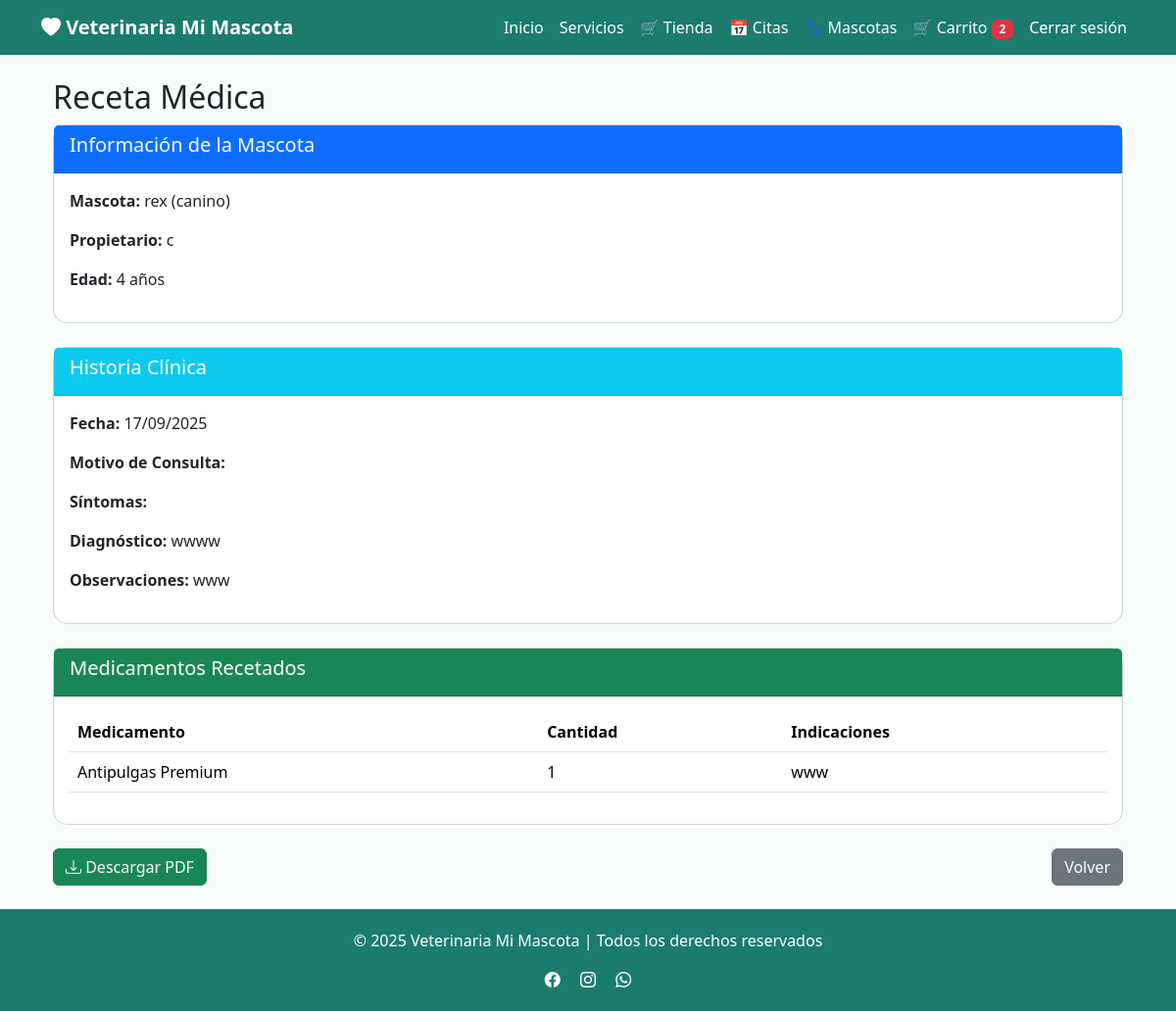
The page /recetas/detalle/1 (signed in) on the database its author committed.
### app/models/mascota.py (models this page shows)
class Mascota(db.Model):
    __tablename__ = "mascotas"
    id_mascota = db.Column(db.Integer, primary_key=True)
    nombre = db.Column(db.String(100), nullable=False)
    especie = db.Column(db.String(50), nullable=False)
    raza = db.Column(db.String(50))
    genero = db.Column(db.String(10))
    fecha_nacimiento = db.Column(db.Date)
    id_usuario = db.Column(db.Integer, db.ForeignKey("usuarios.id_usuario"), nullable=False)
    usuario = db.relationship('Usuario', back_populates='mascotas')
    historia_clinica = db.relationship('HistoriaClinica', back_populates='mascota', uselist=False)
    citas = db.relationship('Cita', back_populates='mascota')
    @property
    def edad(self):
        if self.fecha_nacimiento:
            hoy = date.today()
            return hoy.year - self.fecha_nacimiento.year - (
                (hoy.month, hoy.day) < (self.fecha_nacimiento.month, self.fecha_nacimiento.day)
            )
        return None

### app/models/usuario.py (models this page shows, shortened)
class Usuario(db.Model, UserMixin):
    __tablename__ = 'usuarios'
    id_usuario = db.Column(db.Integer, primary_key=True)
    nombre = db.Column(db.String(100), nullable=False)
    email = db.Column(db.String(100), unique=True, nullable=False)
    contraseña = db.Column(db.String(255), nullable=False)
    rol = db.Column(db.String(20), default='cliente')
    direccion = db.Column(db.String(200))
    telefono = db.Column(db.String(15))
    carrito = db.relationship('Carrito', back_populates='usuario', uselist=False)
    citas_cliente = db.relationship('Cita', foreign_keys='Cita.id_usuario', back_populates='usuario')
    citas_veterinario = db.relationship('Cita', foreign_keys='Cita.id_veterinario', back_populates='veterinario_rel')
    mascotas = db.relationship('Mascota', back_populates='usuario')

### app/models/historia_clinica.py (models this page shows, shortened)
class HistoriaClinica(db.Model):
    __tablename__ = 'historias_clinicas'
    id_historia = db.Column(db.Integer, primary_key=True)
    id_mascota = db.Column(db.Integer, db.ForeignKey('mascotas.id_mascota'), nullable=False)
    fecha = db.Column(db.DateTime, default=datetime.utcnow)
    descripcion = db.Column(db.Text, nullable=False)
    tratamiento = db.Column(db.Text)
    diagnostico = db.Column(db.Text)
    observaciones = db.Column(db.Text)
    id_cita = db.Column(db.Integer, db.ForeignKey('citas.id_cita'))
    id_veterinario = db.Column(db.Integer, db.ForeignKey('usuarios.id_usuario'), nullable=False)
    mascota = db.relationship('Mascota', back_populates='historia_clinica')
    cita = db.relationship('Cita', back_populates='historia_clinica', uselist=False)
    veterinario = db.relationship('Usuario', backref='historias_clinicas')
    recetas = db.relationship('Receta', back_populates='historia_clinica', lazy=True)

### app/models/receta.py (models this page shows)
class RecetaMedicamento(db.Model):
    __tablename__ = 'receta_medicamento'
    id_receta_medicamento = db.Column(db.Integer, primary_key=True)
    id_receta = db.Column(db.Integer, db.ForeignKey('recetas.id_receta'), nullable=False)
    id_producto = db.Column(db.Integer, db.ForeignKey('productos.id_producto'), nullable=False)
    cantidad = db.Column(db.Integer, nullable=False)
    indicaciones = db.Column(db.String(255), nullable=False)
    id_historia = db.Column(db.Integer, db.ForeignKey('historias_clinicas.id_historia'), nullable=False)
    medicamento = db.relationship('Producto', back_populates='receta_medicamentos')
    receta = db.relationship('Receta', back_populates='medicamentos')

### app/models/producto.py (models this page shows, shortened)
class Producto(db.Model):
    __tablename__ = 'productos'
    id_producto = db.Column(db.Integer, primary_key=True)
    nombre = db.Column(db.String(100), nullable=False)
    descripcion = db.Column(db.Text)
    precio = db.Column(db.Float, nullable=False)
    stock = db.Column(db.Integer, default=0)
    imagen = db.Column(db.String(200), default='/static/img/producto-default.jpg')
    categoria = db.Column(db.String(50))
    receta_medicamentos = db.relationship('RecetaMedicamento', back_populates='medicamento')

### app/routes/receta.py (the view)
@receta_bp.route('/detalle/<int:id_receta>')
@login_required
def detalle(id_receta):
    receta = Receta.query.get_or_404(id_receta)
    if current_user.rol == 'veterinario' and receta.historia_clinica.id_veterinario != current_user.id_usuario:
        flash('No tienes permiso para ver esta receta', 'error')
        return redirect(url_for('main.dashboard'))
    if current_user.rol == 'usuario' and receta.historia_clinica.mascota.id_usuario != current_user.id_usuario:
        flash('No tienes permiso para ver esta receta', 'error')
        return redirect(url_for('main.dashboard'))
    return render_template('receta/detalle.html', receta=receta)

### app/templates/receta/detalle.html
{% extends "base.html" %}
{% block content %}
<div class="container mt-4">
    <h2>Receta Médica</h2>
    <div class="card mb-4">
        <div class="card-header bg-primary text-white">
            <h5>Información de la Mascota</h5>
        </div>
        <div class="card-body">
            <p><strong>Mascota:</strong> {{ receta.historia_clinica.mascota.nombre }} ({{ receta.historia_clinica.mascota.especie }})</p>
            <p><strong>Propietario:</strong> {{ receta.historia_clinica.mascota.usuario.nombre }}</p>
            <p><strong>Edad:</strong> {{ receta.historia_clinica.mascota.edad }} años</p>
        </div>
    </div>
    <div class="card mb-4">
        <div class="card-header bg-info text-white">
            <h5>Historia Clínica</h5>
        </div>
        <div class="card-body">
            <p><strong>Fecha:</strong> {{ receta.historia_clinica.fecha.strftime('%d/%m/%Y') }}</p>
            <p><strong>Motivo de Consulta:</strong> {{ receta.historia_clinica.motivo_consulta }}</p>
            <p><strong>Síntomas:</strong> {{ receta.historia_clinica.sintomas }}</p>
            <p><strong>Diagnóstico:</strong> {{ receta.historia_clinica.diagnostico }}</p>
            <p><strong>Observaciones:</strong> {{ receta.historia_clinica.observaciones }}</p>
        </div>
    </div>
    <div class="card mb-4">
        <div class="card-header bg-success text-white">
            <h5>Medicamentos Recetados</h5>
        </div>
        <div class="card-body">
            <table class="table">
                <thead>
                    <tr>
                        <th>Medicamento</th>
                        <th>Cantidad</th>
                        <th>Indicaciones</th>
                    </tr>
                </thead>
                <tbody>
                    {% for rm in receta.medicamentos %}
                    <tr>
                        <td>{{ rm.medicamento.nombre }}</td>
                        <td>{{ rm.cantidad }}</td>
                        <td>{{ rm.indicaciones }}</td>
                    </tr>
                    {% endfor %}
                </tbody>
            </table>
        </div>
    </div>
    <div class="d-flex justify-content-between">
        <a href="{{ url_for('receta.descargar_pdf', id_receta=receta.id_receta) }}" class="btn btn-success">
            <i class="bi bi-download"></i> Descargar PDF
        </a>
        <a href="{{ url_for('main.veterinario_panel') }}" class="btn btn-secondary">Volver</a>
    </div>
</div>
{% endblock %}

### app/templates/base.html (style rules this page uses)
body { background-color: #f8fdfb; }
.card { border-radius: 15px; }

### rows shown on the page
Mascota: historia_clinica.mascota.nombre "rex", historia_clinica.mascota.especie "canino", historia_clinica.mascota.edad "4"
Usuario: historia_clinica.mascota.usuario.nombre "c"
HistoriaClinica: historia_clinica.fecha "17/09/2025", historia_clinica.diagnostico "wwww", historia_clinica.observaciones "www"
RecetaMedicamento: medicamento.nombre "Antipulgas Premium", cantidad "1", indicaciones "www"

### other values the page prints
{{ current_user.carrito.items|length }} "2"
